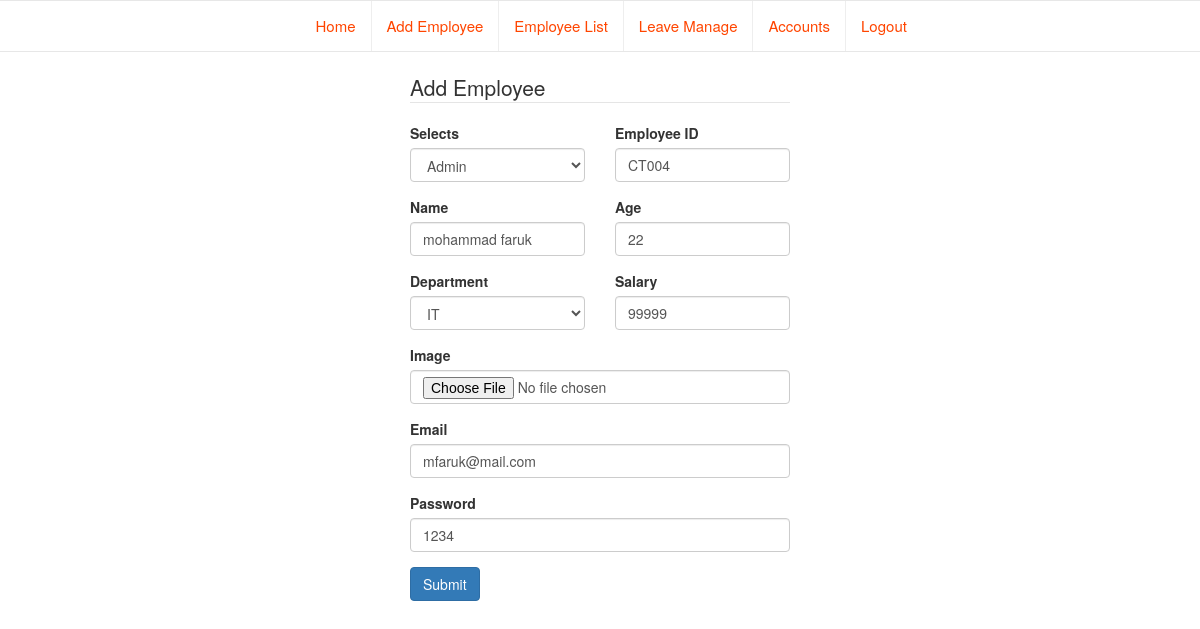
The page /update_employee.php?e_id=CT004 on the database its author committed.
### tables this page shows
CREATE TABLE IF NOT EXISTS `add_employee` (
`id` int(11) NOT NULL,
  `role_employee` varchar(20) NOT NULL,
  `e_id` varchar(10) NOT NULL,
  `name` varchar(20) NOT NULL,
  `age` varchar(3) NOT NULL,
  `department` varchar(10) NOT NULL,
  `salary` varchar(5) NOT NULL,
  `image` varchar(20) NOT NULL,
  `total_leave` int(3) NOT NULL,
  `email` varchar(20) NOT NULL,
  `password` varchar(20) NOT NULL
);

### update_employee.php (the view, shortened to what this page needs)
<?php
include('navbar.php');
include('database.php');
include('pdo.php');
$em_id = $_GET['e_id'];
$dbconnection = $connection_object->connection('localhost', $dbusername, $dbpassword, $dbname);
if(isset($em_id)){
    $view = "SELECT * FROM add_employee WHERE e_id='$em_id'";
    $data = $dbconnection->query($view);
    $row = $data->fetch(PDO::FETCH_ASSOC);
}
?>
<!doctype html>
<html lang="en">
<head>
    <link rel="stylesheet" href="css/bootstrap.min.css">
</head>
<body>
<div class="row">
    <div class="col-md-4 col-md-offset-4">
        <form action="updated_employee_data.php" method="POST" role="form">
            <legend>Add Employee</legend>
            <div class="row">
                <div class="col-md-6">
                    <div class="form-group">
                        <label for="select" class="control-label">Selects</label>
                        <select class="form-control" id="select" name="role_employee">
                            <option value="Admin">Admin</option>
                        </select>
                    </div>
                </div>
                <div class="col-md-6">
                    <div class="form-group">
                        <label for="">Employee ID</label>
                        <input type="text" class="form-control" name="e_id" id="" value="<?php echo $row['e_id'];?>">
                    </div>
                </div>
            </div>
            <div class="row">
                <div class="col-md-6">
                    <div class="form-group">
                        <label for="">Name</label>
                        <input type="text" class="form-control" name="name" id="" value="<?php echo $row['name'];?>">
                    </div>
                </div>
                <div class="col-md-6">
                    <div class="form-group">
                        <label for="">Age</label>
                        <input type="text" class="form-control" name="age" id="" value="<?php echo $row['age'];?>">
                    </div>
                </div>
            </div>
            <div class="row">
                <div class="col-md-6">
                    <div class="form-group">
                        <label for="">Department</label>
                        <select class="form-control" id="select" name="department">
                            <option name="it">IT</option>
                        </select>
                    </div>
                </div>
                <div class="col-md-6">
                    <div class="form-group">
                        <label for="">Salary</label>
                        <input type="text" class="form-control" name="salary" id="" value="<?php echo $row['salary'];?>">
                    </div>
                </div>
            </div>
            <div class="form-group">
                <label for="">Image</label>
                <input type="file" class="form-control" name="image" id="" value="<?php echo $row['image'];?>">
            </div>
            <div class="form-group">
                <label for="">Email</label>
                <input type="text" class="form-control" name="email" id="" value="<?php echo $row['email'];?>">
            </div>
            <div class="form-group">
                <label for="">Password</label>
                <input type="text" class="form-control" name="password" id="" value="<?php echo $row['password'];?>">
            </div>
            <button type="submit" class="btn btn-primary" name="submit">Submit</button>
        </form>
    </div>
</div>
</body>
</html>

### rows shown on the page
add_employee: e_id "CT004", name "mohammad faruk", age "22", salary "99999", email "mfaruk@mail.com", password "1234"
